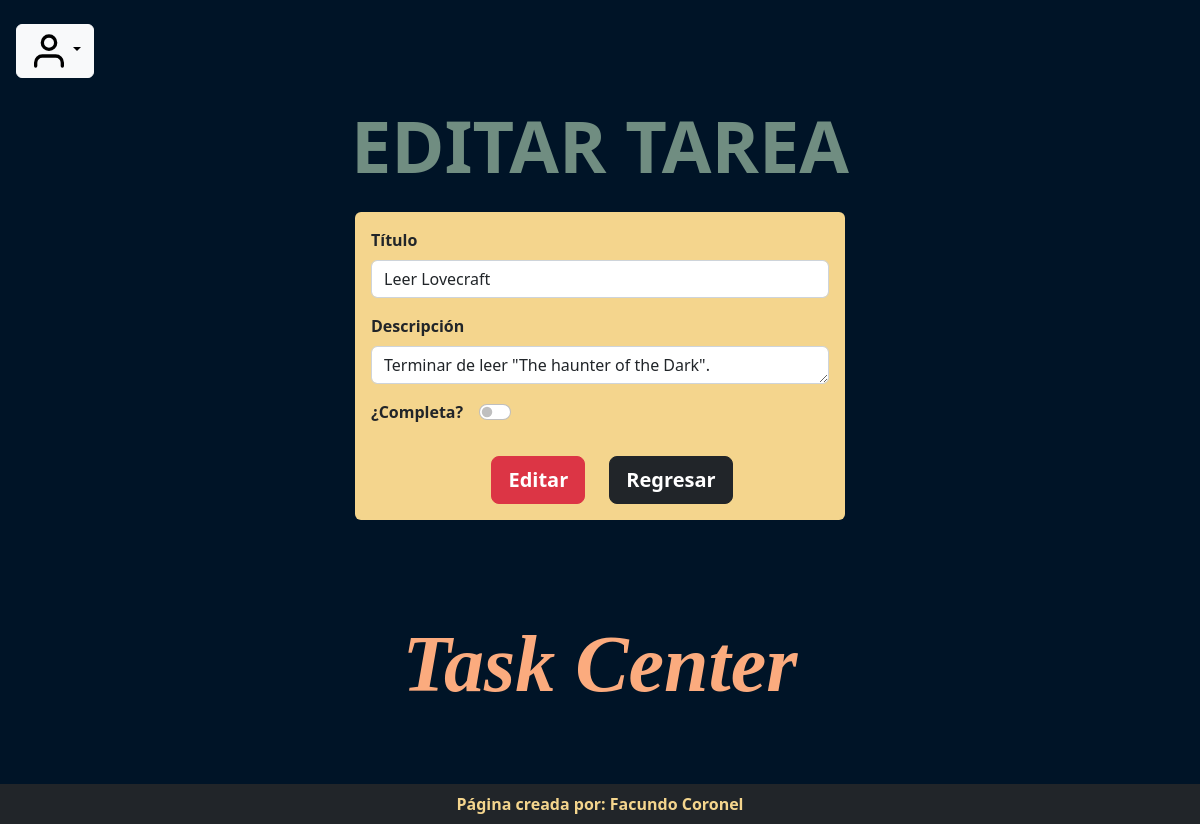
Screenshot of /editar-tarea/13/ (signed in) with the database file from the repository.
### base/models.py (models this page shows, shortened)
class Task(models.Model):
    user = models.ForeignKey(User, on_delete=models.CASCADE, null=True, blank=True)
    title = models.CharField(max_length=200)
    description = models.TextField(null=True, blank=True)
    complete = models.BooleanField(default=False)
    created = models.DateTimeField(auto_now_add=True)
    class Meta:
        ordering = ['created','complete']

### base/views.py (the view)
# urls.py: path('editar-tarea/<int:pk>/', login_required(TaskUpdate.as_view()), name="update"),
class TaskUpdate (UpdateView):
    model = Task
    form_class = TaskForm
    template_name = 'base/actualizarTarea.html'
    success_url = reverse_lazy('index')

### base/forms.py
class TaskForm(forms.ModelForm):
    class Meta:
        model = Task
        fields = ["title","description","complete"]
        widgets = {
            "title": forms.TextInput(attrs={'class':'form-control', 'placeholder':'Titulo'}),
            "description": forms.Textarea(attrs={'class':'form-control', 'placeholder':'Descripción', 'id':'txt','onkeyup':'textAreaAdjust(this)'}),
            'complete': forms.CheckboxInput(attrs={'class':'form-check-input','type':'checkbox','role':'switch'})
        }

### base/templates/base/actualizarTarea.html (shortened to what this page needs)
{% extends 'base/main.html' %}
{% load static %}
{% block content %}
<body style="background-color: #001427;">
    <h1 class="display-2 fw-bold text-center mt-4" style="color: #708D81;">EDITAR TAREA</h1>
<div class="container-fluid d-flex justify-content-center mt-4">
    <div class="col-md-5">
        <form class="fondo2 p-3 rounded" method='POST' action="" style="background-color: #F4D58D;">
             <div class="form-group">
                <label for="exampleFormControlInput1" class="form-label fw-bold">Título</label>
                {{form.title}}
             </div>
             <div class="form-group">
                <label for="exampleFormControlInput1" class="form-label mt-3 fw-bold">Descripción</label>
                {{form.description}}
             </div>
             <div class="d-flex">
                <label for="exampleFormControlInput1" class="form-label mt-3 fw-bold">¿Completa?</label>
                <div class="form-check form-switch mt-3 mx-3">
                    {{form.complete}}
                 </div>
             </div>
             <span class="d-flex justify-content-center mt-4">
                <input class="btn btn-danger btn-lg fw-bold mx-4" type="submit" value="Editar"/>
                <button type ="button" class="btn btn-dark btn-lg fw-bold" onclick="window.history.go(-1);" >Regresar</button>
            </span>
        </form>
    </div>
</div>
<div class="container-fluid text-center my-5 pt-5">
    <a href="{% url 'index' %}" style="color: #FBAB7E; text-decoration: none; color: linear-gradient(62deg, #FBAB7E 0%, #F7CE68 100%)"><h2 class="display-1 fw-bold texto" style="font-family: 'Pacifico', cursive;"><em>Task Center</em></h2></a>
</div>
</body>
{% endblock %}

### base/static/base/css/style.css (style rules this page uses)
body { background-color: #001427; position: relative; padding-bottom: 4em; min-height: 100vh; }
h1 { color: #708D81; }
.texto { color: #FBAB7E; color: linear-gradient(62deg, #FBAB7E 0%, #F7CE68 100%); font-family: 'Pacifico', cursive; }
.fondo2 { background-color: #F4D58D; }
#txt { display: block; height: 2vh; width: 100%; overflow: hidden; }

### rows the page displays
Task: title "Leer Lovecraft", description "Terminar de leer \"The haunter of the Dark\"."
